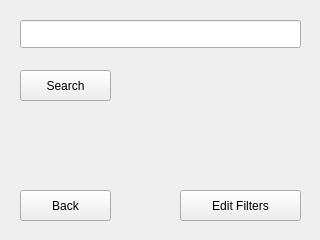
<?xml version="1.0" encoding="UTF-8"?>
<ui version="4.0">
 <class>Search</class>
 <widget class="QMainWindow" name="search">
  <property name="geometry">
   <rect>
    <x>0</x>
    <y>0</y>
    <width>320</width>
    <height>240</height>
   </rect>
  </property>
  <property name="windowTitle">
   <string>MainWindow</string>
  </property>
  <widget class="QWidget" name="centralwidget">
   <widget class="QLineEdit" name="lineEdit">
    <property name="geometry">
     <rect>
      <x>20</x>
      <y>20</y>
      <width>281</width>
      <height>28</height>
     </rect>
    </property>
   </widget>
   <widget class="QPushButton" name="pushButton">
    <property name="geometry">
     <rect>
      <x>180</x>
      <y>190</y>
      <width>121</width>
      <height>31</height>
     </rect>
    </property>
    <property name="text">
     <string>Edit Filters</string>
    </property>
   </widget>
   <widget class="QPushButton" name="pushButton_2">
    <property name="geometry">
     <rect>
      <x>20</x>
      <y>70</y>
      <width>91</width>
      <height>31</height>
     </rect>
    </property>
    <property name="text">
     <string>Search</string>
    </property>
   </widget>
   <widget class="QPushButton" name="pushButton_3">
    <property name="geometry">
     <rect>
      <x>20</x>
      <y>190</y>
      <width>91</width>
      <height>31</height>
     </rect>
    </property>
    <property name="text">
     <string>Back</string>
    </property>
   </widget>
  </widget>
 </widget>
 <resources/>
 <connections/>
</ui>
